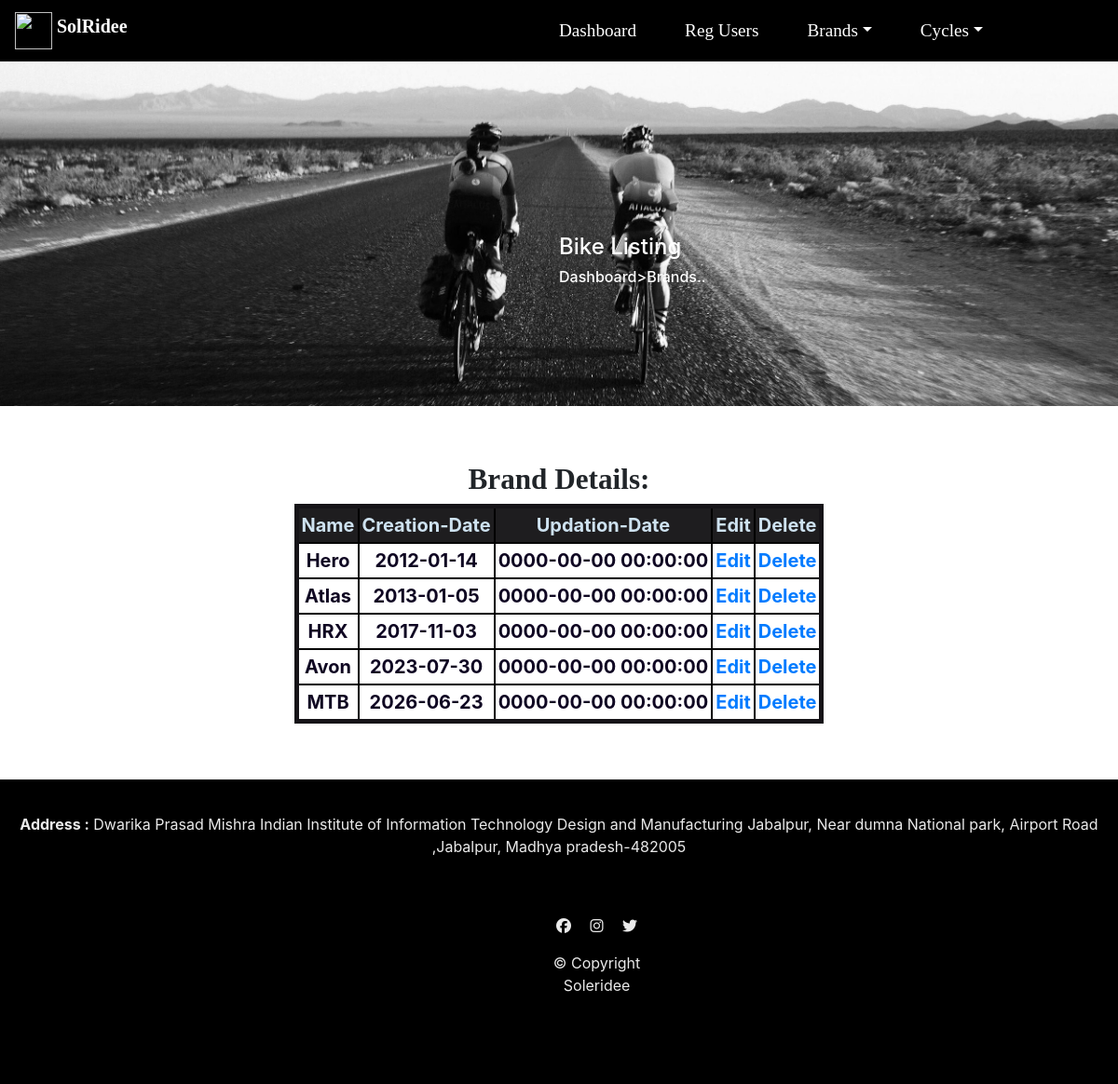
/admin/insidepage/brands.php, run on the app's committed database.
### tables this page shows
CREATE TABLE `brands` (
  `name` varchar(50) NOT NULL,
  `Creation Date` date DEFAULT NULL,
  `Updation Date` timestamp NOT NULL DEFAULT current_timestamp(),
  `bid` varchar(5) NOT NULL DEFAULT '101'
);

### admin/insidepage/brands.php (the view, shortened to what this page needs)
<!DOCTYPE html>
<html lang="en" dir="ltr">
<head>
  <link rel="stylesheet" href="css/stylesol.css">
  <link rel="stylesheet" href="https://cdn.jsdelivr.net/npm/bootstrap@4.0.0/dist/css/bootstrap.min.css">
  <link href="https://cdn.jsdelivr.net/npm/bootstrap@5.1.3/dist/css/bootstrap.min.css" rel="stylesheet">
  <link rel="stylesheet" href="https://cdn.jsdelivr.net/npm/bootstrap@4.0.0/dist/css/bootstrap.min.css">
  <link rel="stylesheet" href="../../css/listingStyle.css">
</head>
<body>
    <section id="title">
        <nav class="navbar navbar-expand-lg navbar-dark bg-black">
  <a class="navbar-brand" href="#">
  <img src="../../images/logo.jpg" width="40" height="40" class="d-inline-block align-top" alt="">
  SolRidee</a>
  <div class="collapse navbar-collapse" id="navbarTogglerDemo03">
    <ul class="navbar-nav ml-auto mt-2 mt-lg-0"  style="margin-right:10%;">
    <li class="nav-item active">
      <a class="nav-link" href="../dash.php"> Dashboard <span class="sr-only">(current)</span></a>
    </li>
    <li class="nav-item active">
          <a class="nav-link" href="regusers.php">Reg Users  <span class="sr-only">(current)</span></a>
    </li>
         <li class="nav-item dropdown">
            <a class="nav-link dropdown-toggle active" data-toggle="dropdown" href="#" role="button" aria-haspopup="true" aria-expanded="false" style="color:white;">Brands</a>
          </li>
          <li class="nav-item dropdown">
            <a class="nav-link dropdown-toggle active" data-toggle="dropdown" href="#" role="button" aria-haspopup="true" aria-expanded="false" style="color:white;">Cycles</a>
          </li>
    </ul>
</nav>
<div class="top">
    <img class="topimg" src="../../images/topimg.jpg" alt="">
    <div class="inside-top">
        <h4>Bike Listing</h4>
        <h6>Dashboard>Brands..</h6>
    </div>
</div>
</section>
<?php
include('../connection.php');
$sql="SELECT * FROM brands" ;
$res=mysqli_query($conn, $sql);
echo'<h1 class="pagehead" style="text-align:center; margin-top:5%; font-size:1.95rem; font-weight:bold; font-family:cursive;">Brand Details:</h1>';
echo '<table border="1" class="Details" style="text-align:center; margin:auto;margin-bottom:5%;" cellspacing="4" cellpadding="3"><tr class="firstrow"><th>Name</th><th>Creation-Date</th><th>
Updation-Date</th><th>Edit</th><th>Delete</th></tr>';
while($result=mysqli_fetch_assoc($res))
{
echo '<tr><td>'. $result['name'] . '</td><td>'.
$result['Creation Date'] . '</td><td>' . $result['Updation Date'] . '</td><td><a
href="update-brands.php?uid=' . $result['bid'] . ' ">Edit</a></td><td><a
href="deletionbrands.php?uid=' . $result['bid'] . ' ">Delete</a></td></tr>';
}
echo '</table>';
?>
<section>
  <div class="address" style="background-color:black; padding:20px; text-align: center; color:#EAEAEA;" >
    <p><center><b>Address :</b> Dwarika Prasad Mishra Indian Institute of Information Technology Design and Manufacturing Jabalpur, Near dumna National park, Airport Road ,Jabalpur, Madhya pradesh-482005</center></p>
  <div class="si">
  <i class="social-icon fa-brands fa-facebook mx-2"></i>
  <i class="social-icon fa-brands fa-instagram mx-2"></i>
  <i class="social-icon fa-brands fa-twitter mx-2"></i>
  <p>© Copyright Soleridee</p></div>
  </div>
</section>
</body>
</html>

### css/stylesol.css (style rules this page uses)
body { font-family: 'BrandonGrotesque-Regular'; font-size: 16px; font-weight: normal; color: #d9d9dd; }
#title { background-color:#edf0f1; color:rgb(250, 253, 252); }
h1 { font-family: "Montserrat-Black"; font-weight:bold; margin-bottom:3rem; font-size:3.5rem; line-height:1.2; }
.navbar { padding:0.80rem 2.5rem; }
.navbar-brand { font-family:"Ubuntu"; font-size:2.25rem; font-weight:bold; }
.nav-item { padding:0 18px; }
.nav-link { font-size:1.2rem; font-family:"Montserrat-Black"; }
.social-icon { text-align:center; margin:20px 10px; }
.si { padding-left:47%; padding-right:40%; padding-bottom:5%; padding-top: 2.5%;; background-color: black; }
.nav-link { color:white; }

### css/listingStyle.css (style rules this page uses)
body { position:relative; }
.topimg { height:auto; width: 100%; color:white; }
.top { position:relative; }
.inside-top { position:absolute; top: 50%; left: 50%; color: white; }
:root { --g-color1: grey; --g-color2: #FFCC68; }
.Details { text-align:center; color:rgb(15, 6, 34); font-size: 1.25rem; font-weight:bold; border:5px solid #161418; margin:auto; margin-top:70px; margin-bottom:40px; }
.firstrow { background-color: #1e1d1f; color:#cee2f0; }
td,tr,th { border:2px solid black; }
.pagehead { margin-top:50px; text-align:center; font-family:cursive; font-size:2.3rem; font-weight:800; }

### data on the page
brands: name "Hero", Creation Date "2012-01-14", Updation Date "0000-00-00 00:00:00"
brands: name "Atlas", Creation Date "2013-01-05", Updation Date "0000-00-00 00:00:00"
brands: name "HRX", Creation Date "2017-11-03", Updation Date "0000-00-00 00:00:00"
brands: name "Avon", Creation Date "2023-07-30", Updation Date "0000-00-00 00:00:00"
brands: name "MTB", Creation Date "2026-06-23", Updation Date "0000-00-00 00:00:00"
